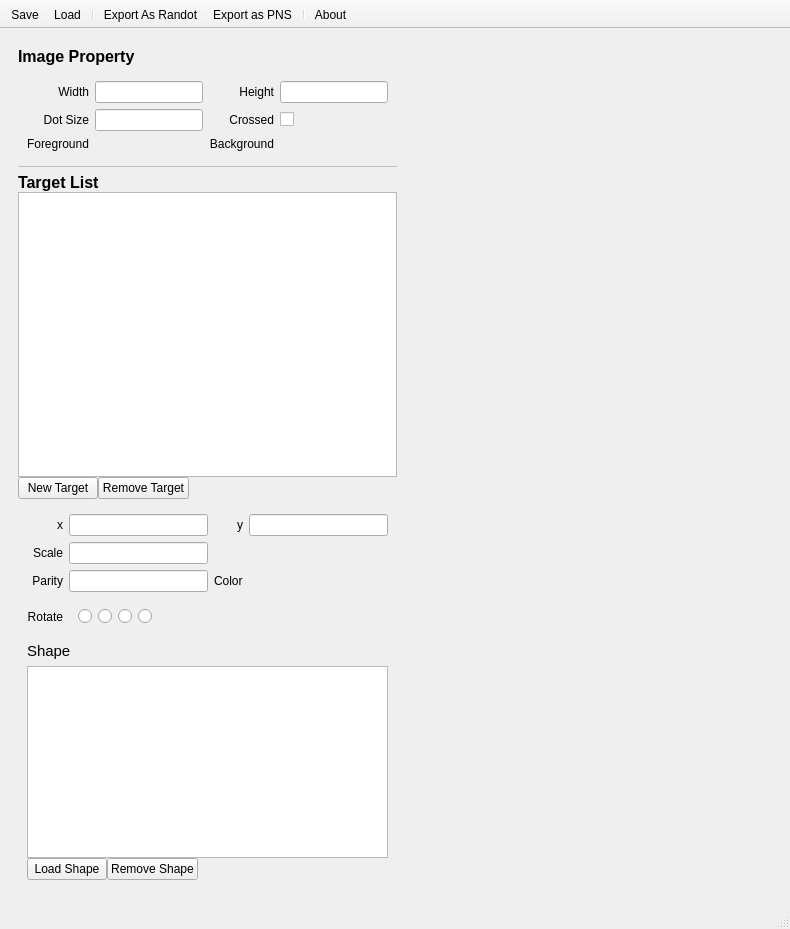
<?xml version="1.0" encoding="UTF-8"?>
<ui version="4.0">
 <class>MainWindow</class>
 <widget class="QMainWindow" name="MainWindow">
  <property name="geometry">
   <rect>
    <x>0</x>
    <y>0</y>
    <width>790</width>
    <height>929</height>
   </rect>
  </property>
  <property name="windowTitle">
   <string>MainWindow</string>
  </property>
  <property name="windowIcon">
   <iconset resource="../../Resources/RandotStudio.qrc">
    <normaloff>:/randot_studio/icons/icon.ico</normaloff>:/randot_studio/icons/icon.ico</iconset>
  </property>
  <widget class="QWidget" name="centralwidget">
   <property name="styleSheet">
    <string notr="true">QLineEdit {
	border-radius: 2px;
};</string>
   </property>
   <layout class="QHBoxLayout" name="horizontalLayout">
    <item>
     <widget class="QWidget" name="widgetSettingPanel" native="true">
      <property name="sizePolicy">
       <sizepolicy hsizetype="Preferred" vsizetype="Preferred">
        <horstretch>1</horstretch>
        <verstretch>0</verstretch>
       </sizepolicy>
      </property>
      <layout class="QVBoxLayout" name="verticalLayout">
       <item>
        <widget class="QLabel" name="label_11">
         <property name="minimumSize">
          <size>
           <width>0</width>
           <height>0</height>
          </size>
         </property>
         <property name="font">
          <font>
           <pointsize>12</pointsize>
           <weight>75</weight>
           <bold>true</bold>
          </font>
         </property>
         <property name="text">
          <string>Image Property</string>
         </property>
        </widget>
       </item>
       <item>
        <widget class="QWidget" name="canvasSettingPanel" native="true">
         <layout class="QGridLayout" name="gridLayout">
          <item row="1" column="2">
           <widget class="QLabel" name="label_8">
            <property name="text">
             <string>Height</string>
            </property>
            <property name="alignment">
             <set>Qt::AlignRight|Qt::AlignTrailing|Qt::AlignVCenter</set>
            </property>
            <property name="margin">
             <number>2</number>
            </property>
            <property name="buddy">
             <cstring>lineEditHeight</cstring>
            </property>
           </widget>
          </item>
          <item row="1" column="0">
           <widget class="QLabel" name="label_4">
            <property name="text">
             <string>Width</string>
            </property>
            <property name="alignment">
             <set>Qt::AlignRight|Qt::AlignTrailing|Qt::AlignVCenter</set>
            </property>
            <property name="margin">
             <number>2</number>
            </property>
            <property name="buddy">
             <cstring>lineEditWidth</cstring>
            </property>
           </widget>
          </item>
          <item row="5" column="0">
           <widget class="QLabel" name="label_5">
            <property name="text">
             <string>Foreground</string>
            </property>
            <property name="alignment">
             <set>Qt::AlignRight|Qt::AlignTrailing|Qt::AlignVCenter</set>
            </property>
            <property name="margin">
             <number>2</number>
            </property>
            <property name="buddy">
             <cstring>colorChooserForeground</cstring>
            </property>
           </widget>
          </item>
          <item row="3" column="2">
           <widget class="QLabel" name="label_6">
            <property name="text">
             <string>Crossed</string>
            </property>
            <property name="alignment">
             <set>Qt::AlignRight|Qt::AlignTrailing|Qt::AlignVCenter</set>
            </property>
            <property name="margin">
             <number>2</number>
            </property>
            <property name="buddy">
             <cstring>checkBoxCrossed</cstring>
            </property>
           </widget>
          </item>
          <item row="1" column="1">
           <widget class="QLineEdit" name="lineEditWidth">
            <property name="sizePolicy">
             <sizepolicy hsizetype="Minimum" vsizetype="Fixed">
              <horstretch>0</horstretch>
              <verstretch>0</verstretch>
             </sizepolicy>
            </property>
           </widget>
          </item>
          <item row="3" column="0">
           <widget class="QLabel" name="label_7">
            <property name="text">
             <string>Dot Size</string>
            </property>
            <property name="alignment">
             <set>Qt::AlignRight|Qt::AlignTrailing|Qt::AlignVCenter</set>
            </property>
            <property name="margin">
             <number>2</number>
            </property>
            <property name="buddy">
             <cstring>lineEditGrainSize</cstring>
            </property>
           </widget>
          </item>
          <item row="3" column="1">
           <widget class="QLineEdit" name="lineEditGrainSize">
            <property name="sizePolicy">
             <sizepolicy hsizetype="Minimum" vsizetype="Fixed">
              <horstretch>0</horstretch>
              <verstretch>0</verstretch>
             </sizepolicy>
            </property>
           </widget>
          </item>
          <item row="3" column="3">
           <widget class="QCheckBox" name="checkBoxCrossed">
            <property name="text">
             <string/>
            </property>
           </widget>
          </item>
          <item row="1" column="3">
           <widget class="QLineEdit" name="lineEditHeight">
            <property name="sizePolicy">
             <sizepolicy hsizetype="Minimum" vsizetype="Fixed">
              <horstretch>0</horstretch>
              <verstretch>0</verstretch>
             </sizepolicy>
            </property>
           </widget>
          </item>
          <item row="5" column="1">
           <widget class="ColorChooser" name="colorChooserForeground" native="true">
            <property name="sizePolicy">
             <sizepolicy hsizetype="MinimumExpanding" vsizetype="Preferred">
              <horstretch>0</horstretch>
              <verstretch>0</verstretch>
             </sizepolicy>
            </property>
           </widget>
          </item>
          <item row="5" column="2">
           <widget class="QLabel" name="label_9">
            <property name="text">
             <string>Background</string>
            </property>
            <property name="alignment">
             <set>Qt::AlignRight|Qt::AlignTrailing|Qt::AlignVCenter</set>
            </property>
            <property name="margin">
             <number>2</number>
            </property>
            <property name="buddy">
             <cstring>colorChooserBackground</cstring>
            </property>
           </widget>
          </item>
          <item row="5" column="3">
           <widget class="ColorChooser" name="colorChooserBackground" native="true">
            <property name="sizePolicy">
             <sizepolicy hsizetype="MinimumExpanding" vsizetype="Preferred">
              <horstretch>0</horstretch>
              <verstretch>0</verstretch>
             </sizepolicy>
            </property>
           </widget>
          </item>
         </layout>
        </widget>
       </item>
       <item>
        <widget class="QWidget" name="widget_2" native="true">
         <property name="sizePolicy">
          <sizepolicy hsizetype="Maximum" vsizetype="Fixed">
           <horstretch>0</horstretch>
           <verstretch>0</verstretch>
          </sizepolicy>
         </property>
         <property name="minimumSize">
          <size>
           <width>0</width>
           <height>1</height>
          </size>
         </property>
         <property name="maximumSize">
          <size>
           <width>1000</width>
           <height>1</height>
          </size>
         </property>
         <property name="styleSheet">
          <string notr="true">background-color: rgba(0, 0, 0, 50);</string>
         </property>
        </widget>
       </item>
       <item>
        <layout class="QVBoxLayout" name="verticalLayout_3">
         <property name="spacing">
          <number>0</number>
         </property>
         <property name="topMargin">
          <number>0</number>
         </property>
         <property name="bottomMargin">
          <number>0</number>
         </property>
         <item>
          <widget class="QLabel" name="label_3">
           <property name="font">
            <font>
             <pointsize>12</pointsize>
             <weight>75</weight>
             <bold>true</bold>
            </font>
           </property>
           <property name="text">
            <string>Target List</string>
           </property>
          </widget>
         </item>
         <item>
          <widget class="QListWidget" name="listWidgetTarget">
           <property name="viewMode">
            <enum>QListView::ListMode</enum>
           </property>
          </widget>
         </item>
         <item>
          <layout class="QHBoxLayout" name="horizontalLayout_3">
           <property name="spacing">
            <number>0</number>
           </property>
           <item>
            <widget class="QPushButton" name="btnAddTarget">
             <property name="text">
              <string>New Target</string>
             </property>
             <property name="icon">
              <iconset resource="../../Resources/RandotStudio.qrc">
               <normaloff>:/randot_studio/icons/add.svg</normaloff>:/randot_studio/icons/add.svg</iconset>
             </property>
            </widget>
           </item>
           <item>
            <widget class="QPushButton" name="btnRemoveTarget">
             <property name="text">
              <string>Remove Target</string>
             </property>
             <property name="icon">
              <iconset resource="../../Resources/RandotStudio.qrc">
               <normaloff>:/randot_studio/icons/minus.svg</normaloff>:/randot_studio/icons/minus.svg</iconset>
             </property>
            </widget>
           </item>
           <item>
            <spacer name="horizontalSpacer_2">
             <property name="orientation">
              <enum>Qt::Horizontal</enum>
             </property>
             <property name="sizeHint" stdset="0">
              <size>
               <width>40</width>
               <height>20</height>
              </size>
             </property>
            </spacer>
           </item>
          </layout>
         </item>
        </layout>
       </item>
       <item>
        <widget class="QWidget" name="targetSettingPanel" native="true">
         <property name="sizePolicy">
          <sizepolicy hsizetype="Minimum" vsizetype="Preferred">
           <horstretch>1</horstretch>
           <verstretch>0</verstretch>
          </sizepolicy>
         </property>
         <property name="minimumSize">
          <size>
           <width>150</width>
           <height>0</height>
          </size>
         </property>
         <layout class="QGridLayout" name="gridLayout_2">
          <item row="7" column="0" colspan="4">
           <widget class="QLabel" name="label_2">
            <property name="font">
             <font>
              <pointsize>11</pointsize>
              <weight>50</weight>
              <bold>false</bold>
             </font>
            </property>
            <property name="text">
             <string>Shape</string>
            </property>
            <property name="margin">
             <number>2</number>
            </property>
           </widget>
          </item>
          <item row="5" column="1">
           <widget class="QLineEdit" name="lineEditParity"/>
          </item>
          <item row="6" column="0">
           <widget class="QLabel" name="label_13">
            <property name="sizePolicy">
             <sizepolicy hsizetype="Minimum" vsizetype="Preferred">
              <horstretch>0</horstretch>
              <verstretch>0</verstretch>
             </sizepolicy>
            </property>
            <property name="text">
             <string>Rotate</string>
            </property>
            <property name="alignment">
             <set>Qt::AlignRight|Qt::AlignTrailing|Qt::AlignVCenter</set>
            </property>
            <property name="margin">
             <number>2</number>
            </property>
           </widget>
          </item>
          <item row="8" column="0" colspan="4">
           <layout class="QVBoxLayout" name="verticalLayout_2">
            <property name="spacing">
             <number>0</number>
            </property>
            <property name="topMargin">
             <number>0</number>
            </property>
            <property name="bottomMargin">
             <number>0</number>
            </property>
            <item>
             <widget class="QListWidget" name="listWidgetShape">
              <property name="viewMode">
               <enum>QListView::IconMode</enum>
              </property>
             </widget>
            </item>
            <item>
             <layout class="QHBoxLayout" name="horizontalLayout_2">
              <property name="spacing">
               <number>0</number>
              </property>
              <item>
               <widget class="QPushButton" name="btnAddShape">
                <property name="text">
                 <string>Load Shape</string>
                </property>
                <property name="icon">
                 <iconset resource="../../Resources/RandotStudio.qrc">
                  <normaloff>:/randot_studio/icons/add.svg</normaloff>:/randot_studio/icons/add.svg</iconset>
                </property>
               </widget>
              </item>
              <item>
               <widget class="QPushButton" name="btnRemoveShape">
                <property name="text">
                 <string>Remove Shape</string>
                </property>
                <property name="icon">
                 <iconset resource="../../Resources/RandotStudio.qrc">
                  <normaloff>:/randot_studio/icons/minus.svg</normaloff>:/randot_studio/icons/minus.svg</iconset>
                </property>
               </widget>
              </item>
              <item>
               <spacer name="horizontalSpacer">
                <property name="orientation">
                 <enum>Qt::Horizontal</enum>
                </property>
                <property name="sizeHint" stdset="0">
                 <size>
                  <width>40</width>
                  <height>20</height>
                 </size>
                </property>
               </spacer>
              </item>
             </layout>
            </item>
           </layout>
          </item>
          <item row="1" column="0">
           <widget class="QLabel" name="label_10">
            <property name="sizePolicy">
             <sizepolicy hsizetype="Minimum" vsizetype="Preferred">
              <horstretch>0</horstretch>
              <verstretch>0</verstretch>
             </sizepolicy>
            </property>
            <property name="text">
             <string>x</string>
            </property>
            <property name="alignment">
             <set>Qt::AlignRight|Qt::AlignTrailing|Qt::AlignVCenter</set>
            </property>
            <property name="margin">
             <number>2</number>
            </property>
            <property name="buddy">
             <cstring>lineEditX</cstring>
            </property>
           </widget>
          </item>
          <item row="3" column="1">
           <widget class="QLineEdit" name="lineEditScale"/>
          </item>
          <item row="1" column="1">
           <widget class="QLineEdit" name="lineEditX"/>
          </item>
          <item row="5" column="2">
           <widget class="QLabel" name="label_12">
            <property name="text">
             <string>Color</string>
            </property>
            <property name="margin">
             <number>2</number>
            </property>
           </widget>
          </item>
          <item row="3" column="2" colspan="2">
           <widget class="QLabel" name="labelRealSize">
            <property name="font">
             <font>
              <italic>true</italic>
             </font>
            </property>
            <property name="text">
             <string/>
            </property>
            <property name="indent">
             <number>2</number>
            </property>
           </widget>
          </item>
          <item row="6" column="1" colspan="3">
           <widget class="QWidget" name="widget" native="true">
            <layout class="QHBoxLayout" name="horizontalLayout_4">
             <item>
              <widget class="QRadioButton" name="radioButtonRotate0">
               <property name="text">
                <string/>
               </property>
               <property name="icon">
                <iconset resource="../../Resources/RandotStudio.qrc">
                 <normaloff>:/randot_studio/icons/deg0.svg</normaloff>:/randot_studio/icons/deg0.svg</iconset>
               </property>
              </widget>
             </item>
             <item>
              <widget class="QRadioButton" name="radioButtonRotate90">
               <property name="text">
                <string/>
               </property>
               <property name="icon">
                <iconset resource="../../Resources/RandotStudio.qrc">
                 <normaloff>:/randot_studio/icons/deg90.svg</normaloff>:/randot_studio/icons/deg90.svg</iconset>
               </property>
              </widget>
             </item>
             <item>
              <widget class="QRadioButton" name="radioButtonRotate180">
               <property name="text">
                <string/>
               </property>
               <property name="icon">
                <iconset resource="../../Resources/RandotStudio.qrc">
                 <normaloff>:/randot_studio/icons/deg180.svg</normaloff>:/randot_studio/icons/deg180.svg</iconset>
               </property>
              </widget>
             </item>
             <item>
              <widget class="QRadioButton" name="radioButtonRotate270">
               <property name="text">
                <string/>
               </property>
               <property name="icon">
                <iconset resource="../../Resources/RandotStudio.qrc">
                 <normaloff>:/randot_studio/icons/deg270.svg</normaloff>:/randot_studio/icons/deg270.svg</iconset>
               </property>
              </widget>
             </item>
             <item>
              <spacer name="horizontalSpacer_3">
               <property name="orientation">
                <enum>Qt::Horizontal</enum>
               </property>
               <property name="sizeHint" stdset="0">
                <size>
                 <width>40</width>
                 <height>20</height>
                </size>
               </property>
              </spacer>
             </item>
            </layout>
           </widget>
          </item>
          <item row="5" column="3">
           <widget class="ColorChooser" name="colorChooserTarget" native="true"/>
          </item>
          <item row="5" column="0">
           <widget class="QLabel" name="label_14">
            <property name="sizePolicy">
             <sizepolicy hsizetype="Minimum" vsizetype="Preferred">
              <horstretch>0</horstretch>
              <verstretch>0</verstretch>
             </sizepolicy>
            </property>
            <property name="text">
             <string>Parity</string>
            </property>
            <property name="alignment">
             <set>Qt::AlignRight|Qt::AlignTrailing|Qt::AlignVCenter</set>
            </property>
            <property name="margin">
             <number>2</number>
            </property>
            <property name="buddy">
             <cstring>lineEditParity</cstring>
            </property>
           </widget>
          </item>
          <item row="1" column="3">
           <widget class="QLineEdit" name="lineEditY"/>
          </item>
          <item row="3" column="0">
           <widget class="QLabel" name="label_15">
            <property name="sizePolicy">
             <sizepolicy hsizetype="Minimum" vsizetype="Preferred">
              <horstretch>0</horstretch>
              <verstretch>0</verstretch>
             </sizepolicy>
            </property>
            <property name="text">
             <string>Scale</string>
            </property>
            <property name="alignment">
             <set>Qt::AlignRight|Qt::AlignTrailing|Qt::AlignVCenter</set>
            </property>
            <property name="margin">
             <number>2</number>
            </property>
            <property name="buddy">
             <cstring>lineEditScale</cstring>
            </property>
           </widget>
          </item>
          <item row="1" column="2">
           <widget class="QLabel" name="label_16">
            <property name="sizePolicy">
             <sizepolicy hsizetype="Minimum" vsizetype="Preferred">
              <horstretch>0</horstretch>
              <verstretch>0</verstretch>
             </sizepolicy>
            </property>
            <property name="text">
             <string>y</string>
            </property>
            <property name="alignment">
             <set>Qt::AlignRight|Qt::AlignTrailing|Qt::AlignVCenter</set>
            </property>
            <property name="margin">
             <number>2</number>
            </property>
            <property name="buddy">
             <cstring>lineEditY</cstring>
            </property>
           </widget>
          </item>
         </layout>
        </widget>
       </item>
      </layout>
     </widget>
    </item>
    <item>
     <widget class="PreviewCanvas" name="previewCanvas" native="true">
      <property name="sizePolicy">
       <sizepolicy hsizetype="Expanding" vsizetype="Preferred">
        <horstretch>10</horstretch>
        <verstretch>0</verstretch>
       </sizepolicy>
      </property>
     </widget>
    </item>
   </layout>
  </widget>
  <widget class="QMenuBar" name="menubar">
   <property name="geometry">
    <rect>
     <x>0</x>
     <y>0</y>
     <width>790</width>
     <height>27</height>
    </rect>
   </property>
  </widget>
  <widget class="QStatusBar" name="statusbar"/>
  <widget class="QToolBar" name="toolBar">
   <property name="windowTitle">
    <string>toolBar</string>
   </property>
   <property name="movable">
    <bool>false</bool>
   </property>
   <property name="iconSize">
    <size>
     <width>12</width>
     <height>12</height>
    </size>
   </property>
   <property name="toolButtonStyle">
    <enum>Qt::ToolButtonTextBesideIcon</enum>
   </property>
   <property name="floatable">
    <bool>false</bool>
   </property>
   <attribute name="toolBarArea">
    <enum>TopToolBarArea</enum>
   </attribute>
   <attribute name="toolBarBreak">
    <bool>false</bool>
   </attribute>
   <addaction name="actionSave"/>
   <addaction name="actionLoad"/>
   <addaction name="separator"/>
   <addaction name="actionRandot"/>
   <addaction name="actionStereo_PNG"/>
   <addaction name="separator"/>
   <addaction name="actionAbout"/>
  </widget>
  <action name="actionRandot">
   <property name="text">
    <string>Export As Randot</string>
   </property>
  </action>
  <action name="actionStereo_PNG">
   <property name="text">
    <string>Export as PNS</string>
   </property>
  </action>
  <action name="actionSave">
   <property name="text">
    <string>Save</string>
   </property>
  </action>
  <action name="actionLoad">
   <property name="text">
    <string>Load</string>
   </property>
  </action>
  <action name="actionAbout">
   <property name="icon">
    <iconset resource="../../Resources/RandotStudio.qrc">
     <normaloff>:/randot_studio/icons/information.svg</normaloff>:/randot_studio/icons/information.svg</iconset>
   </property>
   <property name="text">
    <string>About</string>
   </property>
  </action>
 </widget>
 <customwidgets>
  <customwidget>
   <class>ColorChooser</class>
   <extends>QWidget</extends>
   <header>src/widgets/color_chooser.h</header>
   <container>1</container>
  </customwidget>
  <customwidget>
   <class>PreviewCanvas</class>
   <extends>QWidget</extends>
   <header>src/widgets/previewcanvas.h</header>
   <container>1</container>
  </customwidget>
 </customwidgets>
 <tabstops>
  <tabstop>lineEditWidth</tabstop>
  <tabstop>lineEditGrainSize</tabstop>
  <tabstop>btnAddTarget</tabstop>
  <tabstop>btnRemoveTarget</tabstop>
  <tabstop>lineEditX</tabstop>
  <tabstop>lineEditScale</tabstop>
  <tabstop>lineEditParity</tabstop>
  <tabstop>listWidgetShape</tabstop>
  <tabstop>btnAddShape</tabstop>
  <tabstop>btnRemoveShape</tabstop>
 </tabstops>
 <resources>
  <include location="../../Resources/RandotStudio.qrc"/>
 </resources>
 <connections/>
</ui>
